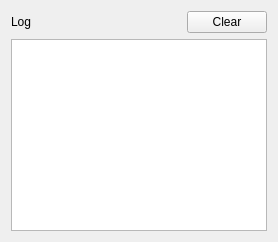
<?xml version="1.0" encoding="UTF-8"?>
<ui version="4.0">
 <class>LogPanel</class>
 <widget class="QWidget" name="LogPanel">
  <layout class="QVBoxLayout" name="verticalLayout">
   <item>
    <layout class="QHBoxLayout" name="headerLayout">
     <item>
      <widget class="QLabel" name="labelLog">
       <property name="text">
        <string>Log</string>
       </property>
      </widget>
     </item>
     <item>
      <spacer name="horizontalSpacer">
       <property name="orientation">
        <enum>Qt::Horizontal</enum>
       </property>
       <property name="sizeHint" stdset="0">
        <size>
         <width>40</width>
         <height>20</height>
        </size>
       </property>
      </spacer>
     </item>
     <item>
      <widget class="QPushButton" name="btn_clear">
       <property name="text">
        <string>Clear</string>
       </property>
      </widget>
     </item>
    </layout>
   </item>
   <item>
    <widget class="QTextEdit" name="text">
     <property name="readOnly">
      <bool>true</bool>
     </property>
     <property name="acceptRichText">
      <bool>true</bool>
     </property>
    </widget>
   </item>
  </layout>
 </widget>
 <resources/>
 <connections/>
</ui>
